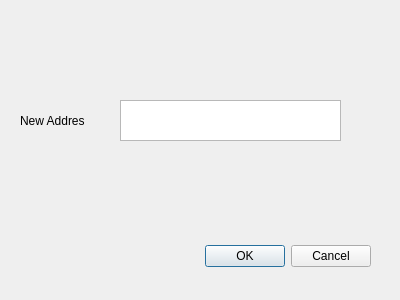
<?xml version="1.0" encoding="UTF-8"?>
<ui version="4.0">
 <class>dialog_add_address</class>
 <widget class="QDialog" name="dialog_add_address">
  <property name="geometry">
   <rect>
    <x>0</x>
    <y>0</y>
    <width>400</width>
    <height>300</height>
   </rect>
  </property>
  <property name="windowTitle">
   <string>Dialog</string>
  </property>
  <widget class="QDialogButtonBox" name="buttonBox">
   <property name="geometry">
    <rect>
     <x>30</x>
     <y>240</y>
     <width>341</width>
     <height>32</height>
    </rect>
   </property>
   <property name="orientation">
    <enum>Qt::Horizontal</enum>
   </property>
   <property name="standardButtons">
    <set>QDialogButtonBox::Cancel|QDialogButtonBox::Ok</set>
   </property>
  </widget>
  <widget class="QLabel" name="label_newAddress">
   <property name="geometry">
    <rect>
     <x>20</x>
     <y>110</y>
     <width>81</width>
     <height>21</height>
    </rect>
   </property>
   <property name="text">
    <string>New Addres</string>
   </property>
  </widget>
  <widget class="QPlainTextEdit" name="plainTextEdit_newAddress">
   <property name="geometry">
    <rect>
     <x>120</x>
     <y>100</y>
     <width>221</width>
     <height>41</height>
    </rect>
   </property>
  </widget>
 </widget>
 <resources/>
 <connections>
  <connection>
   <sender>buttonBox</sender>
   <signal>accepted()</signal>
   <receiver>dialog_add_address</receiver>
   <slot>accept()</slot>
   <hints>
    <hint type="sourcelabel">
     <x>248</x>
     <y>254</y>
    </hint>
    <hint type="destinationlabel">
     <x>157</x>
     <y>274</y>
    </hint>
   </hints>
  </connection>
  <connection>
   <sender>buttonBox</sender>
   <signal>rejected()</signal>
   <receiver>dialog_add_address</receiver>
   <slot>reject()</slot>
   <hints>
    <hint type="sourcelabel">
     <x>316</x>
     <y>260</y>
    </hint>
    <hint type="destinationlabel">
     <x>286</x>
     <y>274</y>
    </hint>
   </hints>
  </connection>
 </connections>
</ui>
